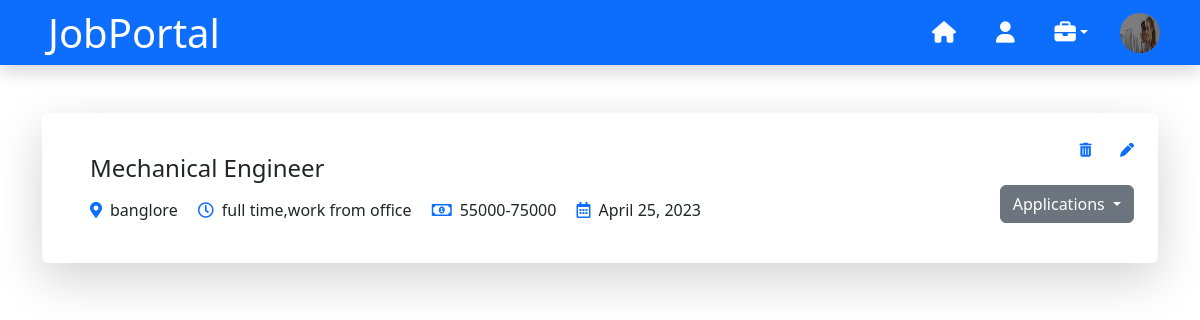
The app's page /job/list/ (signed in) with its own data.
### api/models.py (models this page shows, shortened)
class User(AbstractUser):
      options = (
        ("candidate","candidate"),
        ("employer","employer")
      )
      role = models.CharField(max_length=200,choices=options)

class CompanyProfile(models.Model):
    user = models.OneToOneField(User, on_delete=models.CASCADE,related_name='employerprofile')
    phone = models.CharField(max_length=10)
    logo = models.ImageField(upload_to="logos", null=True)
    description = models.CharField(max_length=500)
    location = models.CharField(max_length=200)
    adress =  models.CharField(max_length=300)
    company_name = models.CharField(max_length=200)

class Job(models.Model):
    company = models.ForeignKey(CompanyProfile, on_delete=models.CASCADE)
    start_date = models.DateField(default=datetime.date.today)
    end_date = models.DateField()
    title = models.CharField(max_length=200)
    salary = models.CharField(max_length=200)
    description = models.CharField(max_length=1000)
    qualification=models.CharField(max_length=200)
    experience = models.CharField(max_length=100)
    location = models.CharField(max_length=100)
    vacancies=models.PositiveIntegerField()
    job_type=models.CharField(max_length=100)
    skills = models.CharField(max_length=200)
    is_active = models.BooleanField(default=True)

### Job/views.py (the view)
# urls.py: path('job/list/',views.MyJobListView.as_view(),name='myjob-list'),
@method_decorator(employerdecs,name='dispatch')
class MyJobListView(ListView):
    model=Job
    template_name='addedjob-list.html'
    context_object_name='jobs'
    def get_queryset(self):
        company=CompanyProfile.objects.get(user=self.request.user)
        return Job.objects.filter(company=company,is_active=True)

### Job/views.py (called while the page is built)
def employersignin_required(fn):
    def wrapper(request,*args,**kwargs):
        if request.user.is_authenticated and request.user.role=='employer':
            return fn(request,*args,**kwargs)
        else:
            return redirect('error')
    return wrapper

### Job/templates/addedjob-list.html (shortened to what this page needs)
{%extends 'employer-base.html'%}
{%block body%}
<link href="https://cdnjs.cloudflare.com/ajax/libs/font-awesome/5.10.0/css/all.min.css" rel="stylesheet">
<body>
    <div class="container-xxl py-5 " >
        <div class="container ">
            <div class="tab-class text-center wow fadeInUp" >
                <div class="tab-content">
                    <div id="tab-1" class="tab-pane fade show active ">
                        {%for j in jobs%}
                        <div class="job-item-1 job-item p-4 mb-4  p-3 shadow-lg rounded">
                            <div class="row g-4">
                                <div class="col-sm-12 col-md-8 d-flex align-items-center">
                                    <div class="text-start ps-4">
                                        <h4 class="mb-3">{{j.title}}</h4>
                                        <span class="text-truncate me-3"><i class="fa fa-map-marker-alt text-primary me-2"></i>{{j.location}}</span>
                                        <span class="text-truncate me-3"><i class="far fa-clock text-primary me-2"></i>{{j.job_type}}</span>
                                        <span class="text-truncate me-3"><i class="far fa-money-bill-alt text-primary me-2"></i>{{j.salary}}</span>
                                        <span class="text-truncate me-0"><i class="far fa-calendar-alt text-primary me-2"></i>{{j.end_date}}</span>
                                    </div>
                                </div>
                                <div class="col-sm-12 col-md-4 d-flex flex-column align-items-start align-items-md-end justify-content-center">
                                    <div class="d-inline mb-4">
                                        <small class="text-truncate me-4"><a href="{%url 'job-delete' j.id%}"><i class="fa-solid fa-trash-can"></i></a></small>
                                        <small class="text-truncate"><a href="{%url 'job-edit' j.id%}"><i class="fa-solid fa-pen"></i></a></small>
                                    </div>
                                    <div class="d-flex mb-3">
                                        <div class="dropdown">
                                            <button class="btn btn-secondary dropdown-toggle" type="button" data-bs-toggle="dropdown" aria-expanded="false">
                                              Applications
                                            </button>
                                          </div>
                                    </div>
                                </div>
                            </div>
                        </div>
                        {%endfor%}
                    </div>
                </div>
            </div>
        </div>
    </div>
</body>
{%endblock%}

### Job/templates/employer-base.html (shortened to what this page needs)
<!DOCTYPE html>
<html lang="en">
<head>
    <link href="https://cdn.jsdelivr.net/npm/bootstrap@5.3.0-alpha3/dist/css/bootstrap.min.css" rel="stylesheet">
</head>
<body>
   <nav class=" navbar navbar-expand-lg bg-primary navbar-light shadow sticky-top p-4 ">
    <h1 class="m-0 text-white ms-4">JobPortal</h1>
    <div class="collapse navbar-collapse " id="navbarCollapse" >
        <div class="navbar-nav ms-auto p-4 p-lg-0">
            <a href="{%url 'employer-home'%}" class="nav-item nav-link active text-white me-4"><i class="fa-solid fa-house fa-lg" ></i></a>
            {%if request.user.employerprofile%}
            <a href="{%url 'company-profile'%}" class="nav-item nav-link text-white me-4"><i class="fa-solid fa-user fa-lg" ></i></a>
            {%else%}
            <a href="{%url 'companyprofile-create'%}" class="nav-item nav-link text-white me-4"><i class="fa-solid fa-user fa-lg" ></i></a>
            {%endif%}
            <div class="nav-item dropdown job me-4">
                <a href="#" class="nav-link dropdown-toggle text-white" data-bs-toggle="dropdown"><i class="fa-solid fa-briefcase fa-lg"></i></a>
            </div>
            <div class="dropdown me-3" >
                <img src="{{request.user.employerprofile.logo.url}}" class="rounded-circle"  data-bs-toggle="dropdown" aria-expanded="false" height="40px" width="40px">
              </div>
            </div>
    </div>
</nav>
{%block body%}
{%endblock%}
</body>
</html>

### Job/templates/employer-base.html (style rules this page uses)
.navbar { height: 65px; }

### records on screen
User: user.employerprofile.logo (picture)
Job: title "Mechanical Engineer", location "banglore", job_type "full time,work from office", salary "55000-75000", end_date "April 25, 2023"
